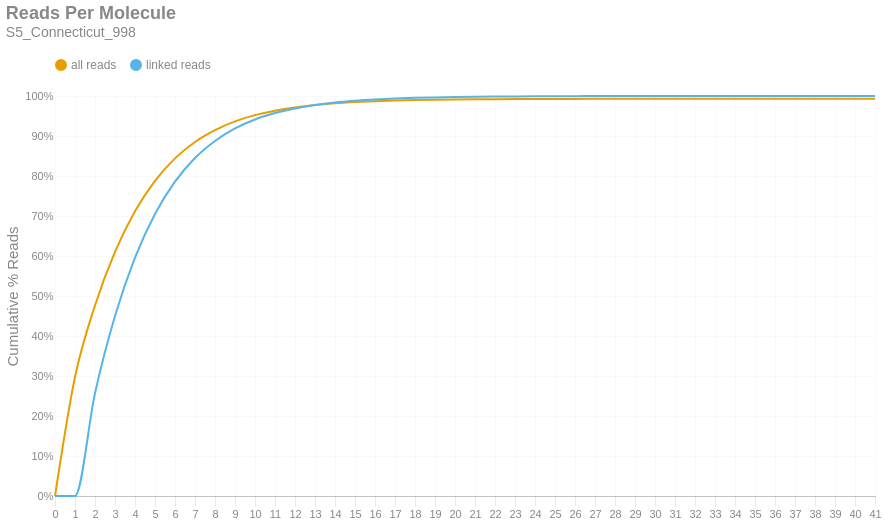

Notebook code cell kept with this figure:
### Markdown cell above
### Reads per Molecule
This chart shows the cumulative distribution of the number of reads per linked molecule. That is, how many alignments are associated with a unique molecule. This excludes the number of reads associated with invalid or absent linked-read barcodes. The `linked` histogram is the percentages recalculated when disregarding singletons.

### Code cell
if SKIPLR:
    print_html(f"Skipped")
else:
    counts = np.bincount(valids['reads'].cast(pl.Int64).to_numpy())
    weighted = counts * np.arange(len(counts))
    all_perc = weighted / n_reads
    linked_perc = weighted / n_linked_reads
    linked_perc[1] = 0
    binned_df = pl.DataFrame({
        'readsper': list(range(len(counts))),
        'all reads (cumsum)': np.cumsum(all_perc).tolist(),
        'linked reads (cumsum)': np.cumsum(linked_perc).tolist(),
    })

    with SafeRender(binned_df):
        (
            density_plot(binned_df, 'Reads Per Molecule', samplename, 'readspmol')
            .encode(
                x=alt.X('readsper:O', title=None).axis(labelAngle=0).scale(padding=0),
                y=alt.Y('value:Q', title='Cumulative % Reads').axis(format='%').stack(False),
                color=alt.Color("key:N").scale(domain=["all reads", "linked reads"]),
                tooltip=[
                    alt.Tooltip("key:N", title="Data Type"),
                    alt.Tooltip("readsper:O", title="Reads Per Molecule"),
                    alt.Tooltip("value:Q", format=".2%", title="% Reads (Cum.)")
                ]            
            )
        ).display()

### Figure 1 — Vega-Lite specification as saved in the notebook (floating-point values rounded to 4 significant figures)
{"width": "container", "height": 400, "config": {"title": {"anchor": "start", "dy": -15, "fontSize": 18, "color": "#888888", "subtitleColor": "#888888", "subtitleFontSize": 14}, "arc": {"fill": "#0072B2"}, "axis": {"domainColor": "#888888", "domainWidth": 0.5, "gridWidth": 0.2, "grid": false, "titleFontWeight": 400, "titleFontSize": 15, "labelFontSize": 11, "labelColor": "#888888", "tickColor": "#888888", "tickWidth": 0.2, "titleColor": "#888888"}, "axisBand": {"grid": false}, "axisX": {"grid": true, "tickSize": 10, "domainCap": "round"}, "axisY": {"domain": false, "grid": true, "tickSize": 0, "domainCap": "round"}, "background": "transparent", "header": {"labelFontSize": 15, "labelColor": "#888888", "titleFontSize": 15, "titleFontWeight": 600, "titleColor": "#888888"}, "legend": {"labelFont": "sans-serif", "labelFontSize": 12, "labelColor": "#888888", "symbolSize": 100, "symbolType": "circle", "titleFontSize": 12, "titlePadding": 10, "titleColor": "#888888", "title": null, "orient": "top"}, "range": {"category": ["#E69F00", "#56B4E9", "#009E73", "#F0E442", "#0072B2", "#D55E00", "#CC79A7", "#000000"], "diverging": ["#cfe8f3", "#a2d4ec", "#73bfe2", "#46abdb", "#1696d2", "#12719e"]}, "area": {"fill": "#0072B2", "fillOpacity": 0.7, "line": true, "strokeOpacity": 0.7}, "line": {"color": "#0072B2", "stroke": "#0072B2", "strokeWidth": 2}, "trail": {"color": "#0072B2", "stroke": "#0072B2", "strokeWidth": 0, "size": 1}, "point": {"filled": true, "fillOpacity": 1.0, "size": 95}, "text": {"color": "#888888", "fontSize": 11, "align": "right", "fontWeight": 400, "size": 11}, "bar": {"fill": "#0072B2", "stroke": null}, "view": {"stroke": null, "continuousWidth": 660, "continuousHeight": 400}}, "data": {"name": "data-c4e753d9b8ffecee348e63f31165f6c1"}, "mark": {"type": "line", "interpolate": "monotone", "point": {"opacity": 0, "size": 275}}, "encoding": {"color": {"field": "key", "scale": {"domain": ["all reads", "linked reads"]}, "type": "nominal"}, "tooltip": [{"field": "key", "title": "Data Type", "type": "nominal"}, {"field": "readsper", "title": "Reads Per Molecule", "type": "ordinal"}, {"field": "value", "format": ".2%", "title": "% Reads (Cum.)", "type": "quantitative"}], "x": {"axis": {"labelAngle": 0}, "field": "readsper", "scale": {"padding": 0}, "title": null, "type": "ordinal"}, "y": {"axis": {"format": "%"}, "field": "value", "stack": false, "title": "Cumulative % Reads", "type": "quantitative"}}, "params": [{"name": "param_c36ac31b6afebe62", "select": {"type": "point", "fields": ["key"]}, "bind": "legend"}], "title": {"text": "Reads Per Molecule", "subtitle": "S5_Connecticut_998"}, "transform": [{"fold": ["all reads (cumsum)", "linked reads (cumsum)"]}, {"calculate": "replace(datum.key, ' (cumsum)', '')", "as": "key"}, {"filter": {"param": "param_c36ac31b6afebe62"}}], "usermeta": {"embedOptions": {"downloadFileName": "S5_Connecticut_998.readspmol"}}, "$schema": "https://vega.github.io/schema/vega-lite/v6.1.0.json", "datasets": {"data-c4e753d9b8ffecee348e63f31165f6c1": [{"readsper": 0, "all reads (cumsum)": 0.0, "linked reads (cumsum)": 0.0}, {"readsper": 1, "all reads (cumsum)": 0.2976, "linked reads (cumsum)": 0.0}, {"readsper": 2, "all reads (cumsum)": 0.4764, "linked reads (cumsum)": 0.2571}, {"readsper": 3, "all reads (cumsum)": 0.6104, "linked reads (cumsum)": 0.4498}, {"readsper": 4, "all reads (cumsum)": 0.712, "linked reads (cumsum)": 0.5959}, {"readsper": 5, "all reads (cumsum)": 0.788, "linked reads (cumsum)": 0.7052}, {"readsper": 6, "all reads (cumsum)": 0.8441, "linked reads (cumsum)": 0.7858}, {"readsper": 7, "all reads (cumsum)": 0.8851, "linked reads (cumsum)": 0.8448}, {"readsper": 8, "all reads (cumsum)": 0.9148, "linked reads (cumsum)": 0.8875}, {"readsper": 9, "all reads (cumsum)": 0.9367, "linked reads (cumsum)": 0.919}, {"readsper": 10, "all reads (cumsum)": 0.9522, "linked reads (cumsum)": 0.9413}, {"readsper": 11, "all reads (cumsum)": 0.9633, "linked reads (cumsum)": 0.9573}, {"readsper": 12, "all reads (cumsum)": 0.9715, "linked reads (cumsum)": 0.969}, {"readsper": 13, "all reads (cumsum)": 0.9774, "linked reads (cumsum)": 0.9775}, {"readsper": 14, "all reads (cumsum)": 0.9817, "linked reads (cumsum)": 0.9837}, {"readsper": 15, "all reads (cumsum)": 0.9847, "linked reads (cumsum)": 0.988}, {"readsper": 16, "all reads (cumsum)": 0.987, "linked reads (cumsum)": 0.9913}, {"readsper": 17, "all reads (cumsum)": 0.9886, "linked reads (cumsum)": 0.9936}, {"readsper": 18, "all reads (cumsum)": 0.9898, "linked reads (cumsum)": 0.9953}, {"readsper": 19, "all reads (cumsum)": 0.9906, "linked reads (cumsum)": 0.9965}, {"readsper": 20, "all reads (cumsum)": 0.9913, "linked reads (cumsum)": 0.9975}, {"readsper": 21, "all reads (cumsum)": 0.9918, "linked reads (cumsum)": 0.9982}, {"readsper": 22, "all reads (cumsum)": 0.9921, "linked reads (cumsum)": 0.9986}, {"readsper": 23, "all reads (cumsum)": 0.9923, "linked reads (cumsum)": 0.999}, {"readsper": 24, "all reads (cumsum)": 0.9925, "linked reads (cumsum)": 0.9993}, {"readsper": 25, "all reads (cumsum)": 0.9927, "linked reads (cumsum)": 0.9995}, {"readsper": 26, "all reads (cumsum)": 0.9928, "linked reads (cumsum)": 0.9996}, {"readsper": 27, "all reads (cumsum)": 0.9929, "linked reads (cumsum)": 0.9997}, {"readsper": 28, "all reads (cumsum)": 0.9929, "linked reads (cumsum)": 0.9998}, {"readsper": 29, "all reads (cumsum)": 0.9929, "linked reads (cumsum)": 0.9999}, {"readsper": 30, "all reads (cumsum)": 0.993, "linked reads (cumsum)": 0.9999}, {"readsper": 31, "all reads (cumsum)": 0.993, "linked reads (cumsum)": 0.9999}, {"readsper": 32, "all reads (cumsum)": 0.993, "linked reads (cumsum)": 0.9999}, {"readsper": 33, "all reads (cumsum)": 0.993, "linked reads (cumsum)": 1.0}, {"readsper": 34, "all reads (cumsum)": 0.993, "linked reads (cumsum)": 1.0}, {"readsper": 35, "all reads (cumsum)": 0.993, "linked reads (cumsum)": 1.0}, {"readsper": 36, "all reads (cumsum)": 0.993, "linked reads (cumsum)": 1.0}, {"readsper": 37, "all reads (cumsum)": 0.993, "linked reads (cumsum)": 1.0}, {"readsper": 38, "all reads (cumsum)": 0.993, "linked reads (cumsum)": 1.0}, {"readsper": 39, "all reads (cumsum)": 0.993, "linked reads (cumsum)": 1.0}, {"readsper": 40, "all reads (cumsum)": 0.993, "linked reads (cumsum)": 1.0}, {"readsper": 41, "all reads (cumsum)": 0.993, "linked reads (cumsum)": 1.0}]}}
